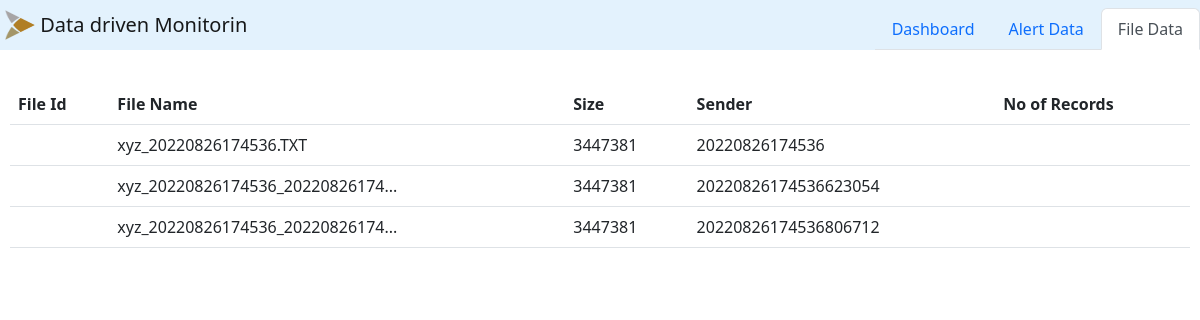
/fileData, run on the app's committed database.
### ddm/models.py (models this page shows)
class IncomingFileMetaData(models.Model):
    fileName =  models.CharField(max_length=200)
    arrivalTime = models.DateTimeField(auto_now_add=True)
    size =  models.IntegerField(default=0)
    sender = models.CharField(max_length=200)

### ddm/views.py (the view)
# urls.py: path('fileData', views.FileMetaData, name="file_data"),
def FileMetaData(request):
    fileMetaData = IncomingFileMetaData.objects.all()
    params  = {'data': fileMetaData}
    return render(request, 'file-data.html', params)

### templates/file-data.html
{% extends "index.html" %} {% load static %} {% block nav-file-data %}
<a class="nav-link active" aria-current="page" href="fileData">File Data</a>
{% endblock %} {% block main-block %}
<div style="margin: 10px">
  {% if data %}
  <table class="table">
    <thead class="thead-dark">
      <tr>
        <th scope="col">File Id</th>
        <th scope="col">File Name</th>
        <th scope="col">Size</th>
        <th scope="col">Sender</th>
        <th scope="col">No of Records</th>
      </tr>
    </thead>
    <tbody>
      {% for d in data %}
      <tr>
        <th scope="row">{{d.fileID}}</th>
        <td style="word-break: break-all">
          {% if d.fileName|length < 30 %} {{d.fileName}} {% else %}{{d.fileName|slice:30}}... {% endif %}
        </td>
        <td>{{d.size}}</td>
        <td>{{d.sender}}</td>
        <td>{{d.noOfRecords}}</td>
      </tr>
      {% endfor %}
    </tbody>
  </table>
  {% else %}
  <h1>No Data</h1>
  {% endif %}
</div>
{% endblock %}

### templates/index.html (shortened to what this page needs)
{% load static %}
<!DOCTYPE html>
<html lang="en">
  <head>
    <link rel="stylesheet" href="{% static 'css/index.css' %}" />
    <link
      href="{% static 'bootstrap/css/bootstrap.min.css' %}"
      rel="stylesheet"
    />
  </head>
  <body>
    {% block nav %}
    <nav
      class="navbar sticky-top"
      style="background-color: #e3f2fd; padding: 0px"
    >
      <a class="navbar-brand" href="/" style="margin: 5px">
        <img
          src="{% static 'image/bny.png' %}"
          width="30"
          height="30"
          class="d-inline-block align-top"
          alt=""
        />
        Data driven Monitorin
      </a>
      <ul class="nav justify-content-end nav-tabs" style="align-self: flex-end">
        <li class="nav-item">
          {% block nav-dashboard %}
          <a class="nav-link" aria-current="page" href="/">Dashboard</a>
          {% endblock %}
        </li>
        <li class="nav-item">
          {% block nav-alert-data %}
          <a class="nav-link" href="alertData">Alert Data</a>
          {% endblock %}
        </li>
        <li class="nav-item">
          {% block nav-file-data %}{% endblock %}
        </li>
      </ul>
    </nav>
    {% endblock %}
    <br />
    {% block main-block %} {% endblock %}
  </body>
</html>

### static/css/index.css (style rules this page uses)
* { box-sizing: border-box; margin: 0; padding: 0; }

### data on the page
IncomingFileMetaData: fileName "xyz_20220826174536.TXT", size "3447381", sender "20220826174536"
IncomingFileMetaData: fileName "xyz_20220826174536_20220826174", size "3447381", sender "20220826174536623054"
IncomingFileMetaData: fileName "xyz_20220826174536_20220826174", size "3447381", sender "20220826174536806712"
